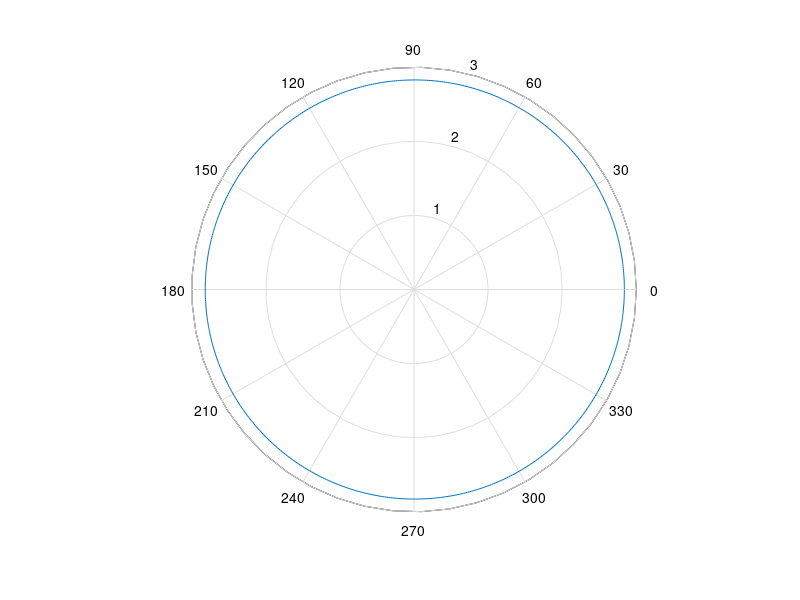

This chart was generated by the following MATLAB code: (Note: this script raises an error after producing the figure.)
lambda=0.03;
d = lambda/4;
phi = pi/2;

theta = 0:0.01:2*pi


rho = 2*sqrt(((sin(d/2*cos(theta)))-sin(d/2*cos(theta) - phi)).^2 +(cos(d/2*cos(theta))+cos(d/2*cos(theta)-phi)).^2);

polar(theta, rho);
polarplot(theta,rho);
